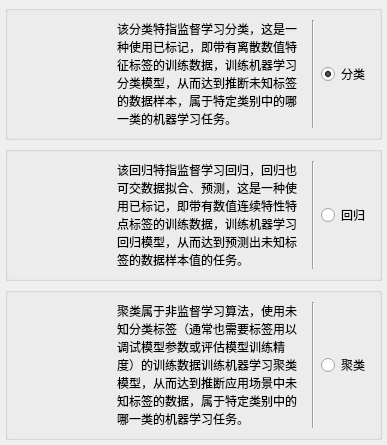
     <widget class="QWidget" name="selectTaskTypePage">
      <layout class="QGridLayout" name="gridLayout_2">
       <property name="leftMargin">
        <number>5</number>
       </property>
       <property name="topMargin">
        <number>5</number>
       </property>
       <property name="rightMargin">
        <number>5</number>
       </property>
       <property name="bottomMargin">
        <number>5</number>
       </property>
       <item row="0" column="0">
        <widget class="QGroupBox" name="classifierGroupBox">
         <property name="title">
          <string/>
         </property>
         <layout class="QHBoxLayout" name="horizontalLayout_5" stretch="1,2,0,0">
          <item>
           <widget class="QLabel" name="classificationIconLabel">
            <property name="text">
             <string/>
            </property>
           </widget>
          </item>
          <item>
           <widget class="QLabel" name="classificationDesciptionLabel">
            <property name="text">
             <string>该分类特指监督学习分类，这是一种使用已标记，即带有离散数值特征标签的训练数据，训练机器学习分类模型，从而达到推断未知标签的数据样本，属于特定类别中的哪一类的机器学习任务。</string>
            </property>
            <property name="wordWrap">
             <bool>true</bool>
            </property>
           </widget>
          </item>
          <item>
           <widget class="Line" name="classifierLine">
            <property name="orientation">
             <enum>Qt::Vertical</enum>
            </property>
           </widget>
          </item>
          <item>
           <widget class="QRadioButton" name="classificationTaskRadioButton">
            <property name="text">
             <string>分类</string>
            </property>
            <property name="checked">
             <bool>true</bool>
            </property>
            <attribute name="buttonGroup">
             <string notr="true">buttonGroup</string>
            </attribute>
           </widget>
          </item>
         </layout>
        </widget>
       </item>
       <item row="1" column="0">
        <widget class="QGroupBox" name="regressorGroupBox">
         <property name="title">
          <string/>
         </property>
         <layout class="QHBoxLayout" name="horizontalLayout_4" stretch="1,2,0,0">
          <item>
           <widget class="QLabel" name="regressionIconLabel">
            <property name="text">
             <string/>
            </property>
           </widget>
          </item>
          <item>
           <widget class="QLabel" name="regressionDesciptionLabel">
            <property name="text">
             <string>该回归特指监督学习回归，回归也可交数据拟合、预测，这是一种使用已标记，即带有数值连续特性特点标签的训练数据，训练机器学习回归模型，从而达到预测出未知标签的数据样本值的任务。</string>
            </property>
            <property name="wordWrap">
             <bool>true</bool>
            </property>
           </widget>
          </item>
          <item>
           <widget class="Line" name="regressorLine">
            <property name="orientation">
             <enum>Qt::Vertical</enum>
            </property>
           </widget>
          </item>
          <item>
           <widget class="QRadioButton" name="regressionTaskRadioButton">
            <property name="text">
             <string>回归</string>
            </property>
            <attribute name="buttonGroup">
             <string notr="true">buttonGroup</string>
            </attribute>
           </widget>
          </item>
         </layout>
        </widget>
       </item>
       <item row="2" column="0">
        <widget class="QGroupBox" name="clustererGroupBox">
         <property name="title">
          <string/>
         </property>
         <layout class="QHBoxLayout" name="horizontalLayout_3" stretch="1,2,0,0">
          <item>
           <widget class="QLabel" name="clusterIconLabel">
            <property name="text">
             <string/>
            </property>
           </widget>
          </item>
          <item>
           <widget class="QLabel" name="clusterDesciptionLabel">
            <property name="text">
             <string>聚类属于非监督学习算法，使用未知分类标签（通常也需要标签用以调试模型参数或评估模型训练精度）的训练数据训练机器学习聚类模型，从而达到推断应用场景中未知标签的数据，属于特定类别中的哪一类的机器学习任务。</string>
            </property>
            <property name="wordWrap">
             <bool>true</bool>
            </property>
           </widget>
          </item>
          <item>
           <widget class="Line" name="clustererLine">
            <property name="orientation">
             <enum>Qt::Vertical</enum>
            </property>
           </widget>
          </item>
          <item>
           <widget class="QRadioButton" name="clusterTaskRadioButton">
            <property name="text">
             <string>聚类</string>
            </property>
            <attribute name="buttonGroup">
             <string notr="true">buttonGroup</string>
            </attribute>
           </widget>
          </item>
         </layout>
        </widget>
       </item>
      </layout>
     </widget>
